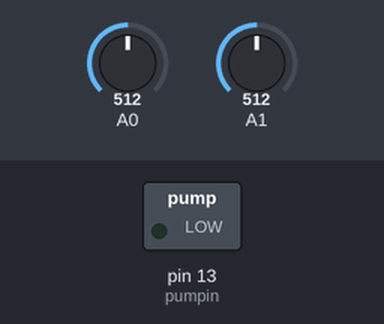
Bench run of a sketch on a simulated Arduino Uno, built with avr-gcc and run on an emulated ATmega328P. Shown: switched loads named in the sketch (green lamp = pin HIGH). The inputs (shaded band) are chosen by the test bench; at power-on: A0 = 512, A1 = 512.

Above: at 0.1 s.
At 26.7 s:
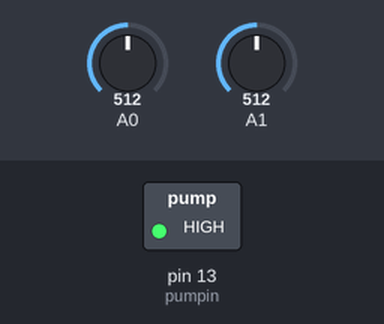
Timing chart, 0 to 28.2 s (numbered marks = the images above):
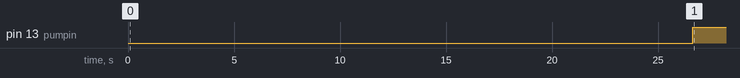

Measured:
- by itself, pin 13 (pumpin): LOW → HIGH at 26.6 s

The sketch:

ventilator.ino
```cpp
#include <Servo.h>
int val_back=0;
int dval=0;
int pumpin = 13;
int val=0;
int count=0;
int count1=0;
int count2=0;

void setup(){
  Serial.begin(9600);
  pinMode(A0,INPUT);
  pinMode(A1,INPUT);
  pinMode(13,OUTPUT);
}

void loop(){
  float val=0;
  float xval=0;
  float xval1=0;
  float xval2=0;
  float dval1=0;
  for (int j=0;j<5;j++){
      for (int i=0;i<30;i++){
        xval1=analogRead(A0);
        xval2=analogRead(A1);
        xval=xval1-xval2;
        val=val+xval;
        delay(2);
        }
        dval=val-val_back;
        val_back=val;
        dval1=dval1+dval;
  }

  val=dval1;

 if (val>600&&count2==0){
    digitalWrite(pumpin,LOW);
    delay(200);
    count=0;
    count1=0;
    count2=1;
  }
  if (val>200&&count2==1){
    digitalWrite(pumpin,LOW);
    delay(200);
    count=0;
    count1=0;
    count2=1;
  }
  if (val<200&&count2==1){
    digitalWrite(pumpin,LOW);
    delay(200);
    count=0;
    count1=0;
    count2=0;
  }
  else {
    count=count+1;
    if(count<50 && count1==0){
      digitalWrite(pumpin,LOW);
      delay(200);
    }
    else{
      digitalWrite(pumpin,HIGH);
      delay(1000);
      count=0;
      count1=1;
    }
  }
}
```
